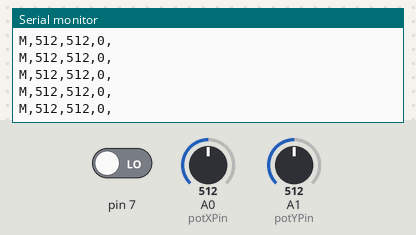
Simulated run of this sketch. Board: Arduino Uno, built with avr-gcc and run on an emulated ATmega328P. On the bench: the last lines printed to the serial monitor. Inputs (shaded band) come from the test bench; at power-on: A0 (potXPin) = 512, pin 7 LOW, A1 (potYPin) = 512.

Above: at 11.7 s.
11.8 s: A0 (potXPin) set to 987
At 12.8 s:
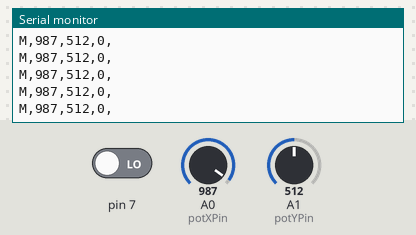
13.3 s: A0 (potXPin) set to 1014
At 14.4 s:
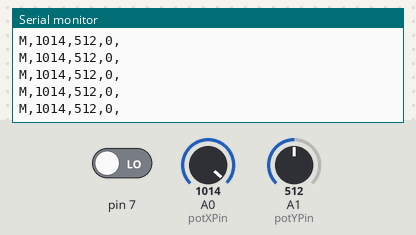
Timing chart, 0 to 16.3 s (numbered marks = the images above; inputs shaded):
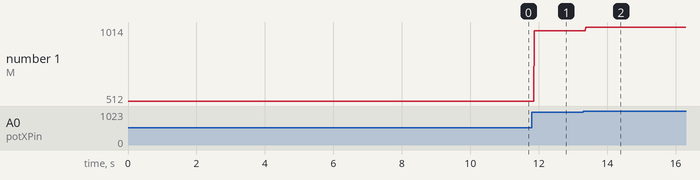

Measured:
- after the input at 11.8 s, the serial monitor: prints a new line after 0.07 s (image 1)
- after the input at 13.3 s, the serial monitor: prints a new line after 0.07 s (image 2)
- plotted number 1: 512 → 987 after the input at 11.8 s, 987 → 1014 after the input at 13.3 s

The sketch:

rocker.ino
```cpp
//char HEADER="M";
//void setup(){
//
//  pinMode(A0,INPUT);
//  pinMode(A1,INPUT);
//  pinMode(A2,INPUT);
//  Serial.begin(9600);
//
//}
//void loop(){
//
//Serial.print("x: ");
//Serial.print(analogRead(A0));
//Serial.print("y: ");
//Serial.println(analogRead(A1));
//
//delay(1000);
//}
#define potXPin  A0
#define potYPin  A1

char HEADER = 'M';
void setup()
{
  pinMode(7,INPUT);
  Serial.begin(9600);
}

void loop()
{
  int x = analogRead(potXPin);
  int y = analogRead(potYPin);

  Serial.print(HEADER);
  Serial.print(",");
  Serial.print(x, DEC);
  Serial.print(",");
  Serial.print(y, DEC);
  Serial.print(",");
  Serial.print(digitalRead(7));
  Serial.print(",");
  Serial.println();
  delay(5);
}
```
